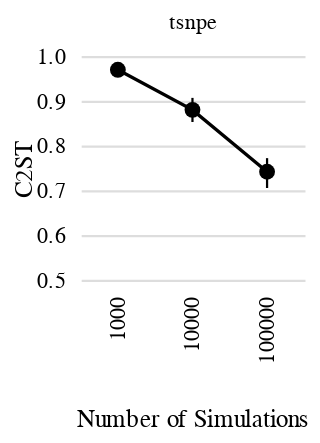

Source (notebook cell):
### Code cell
results_subset = df.query("task == 'slcp'")
fig_metric(results_subset, metric="C2ST")

### Figure 1 — Vega-Lite specification as saved in the notebook (floating-point values rounded to 4 significant figures)
{"config": {"view": {"strokeWidth": 0, "continuousHeight": 100, "discreteHeight": 100, "continuousWidth": 100, "discreteWidth": 100}, "axis": {"labelFontWeight": "normal", "titleFontWeight": "normal", "grid": false}, "header": {"labelFontWeight": "normal", "titleFontWeight": "normal", "labelOrient": "top", "titleOrient": "bottom"}, "legend": {"labelFontWeight": "normal", "titleFontWeight": "normal"}, "axisX": {"grid": false, "labelAngle": 270, "domain": false, "domainWidth": 0, "ticks": true, "tickWidth": 0, "minExtent": 0}, "axisY": {"domain": false, "domainWidth": 0, "ticks": true, "tickWidth": 0, "grid": true, "titlePadding": 0, "tickCount": 6.0}, "line": {"size": 1.5}, "point": {"size": 50}}, "data": {"name": "data-1e4efd71dda46259eb0966ee3f86a0ca"}, "facet": {"column": {"field": "algorithm", "header": {"labels": true}, "sort": null, "title": "Number of Simulations", "type": "nominal"}}, "spec": {"layer": [{"mark": "line", "encoding": {"color": {"field": "algorithm", "legend": null, "scale": {"domain": ["tsnpe"], "range": ["#000000"]}, "type": "nominal"}, "x": {"field": "num_simulations", "title": "", "type": "ordinal"}, "y": {"aggregate": "mean", "axis": {"title": "C2ST"}, "field": "C2ST", "scale": {"domain": [0.5, 1.0], "zero": false}, "type": "quantitative"}}}, {"mark": {"type": "point", "filled": true}, "encoding": {"color": {"field": "algorithm", "legend": null, "scale": {"domain": ["tsnpe"], "range": ["#000000"]}, "type": "nominal"}, "x": {"field": "num_simulations", "title": "", "type": "ordinal"}, "y": {"aggregate": "mean", "axis": {"title": "C2ST"}, "field": "C2ST", "scale": {"domain": [0.5, 1.0], "zero": false}, "type": "quantitative"}}}, {"mark": {"type": "errorbar", "extent": "ci"}, "encoding": {"color": {"field": "algorithm", "legend": null, "scale": {"domain": ["tsnpe"], "range": ["#000000"]}, "type": "nominal"}, "x": {"field": "num_simulations", "title": "", "type": "ordinal"}, "y": {"axis": {"title": "C2ST"}, "field": "C2ST", "scale": {"domain": [0.5, 1.0], "zero": false}, "type": "quantitative"}}}]}, "resolve": {"scale": {"x": "independent"}}, "spacing": 5, "$schema": "https://vega.github.io/schema/vega-lite/v4.17.0.json", "datasets": {"data-1e4efd71dda46259eb0966ee3f86a0ca": [{"task": "slcp", "num_simulations": 1000, "num_observation": 1, "algorithm": "tsnpe", "seed": 1819319777, "acceptance rate": "[1.0, 1.0, 1.0, 1.0, 1.0, 1.0, 1.0, 1.0, 1.0, 1.0]", "gt in support": "[1.0, 0.9872000217437744, 0.9836999773979187, 0.9854000210762024, 0.9854000210762024, 0.991599977016449, 0.9933000206947327, 0.9962999820709229, 0.9943000078201294, 0.9983000159263611]", "C2ST": 0.9832, "MMD": 0.1793, "MEDDIST": 18.28, "NLTP": null, "RT": 3.285, "num_simulations_simulator": 1000.0, "path": "/mnt/qb/macke/mdeistler57/tsnpe_collection/benchmark/notebooks/../results/2022_05_03/10_13_18_m/30", "folder": "30"}, {"task": "slcp", "num_simulations": 1000, "num_observation": 10, "algorithm": "tsnpe", "seed": 1239228660, "acceptance rate": "[1.0, 1.0, 1.0, 1.0, 1.0, 1.0, 1.0, 1.0, 1.0, 1.0]", "gt in support": "[1.0, 1.0, 1.0, 1.0, 1.0, 1.0, 0.9998000264167786, 0.9998999834060669, 0.9998999834060669, 0.9998999834060669]", "C2ST": 0.9583, "MMD": 0.2799, "MEDDIST": 7.842, "NLTP": null, "RT": 3.202, "num_simulations_simulator": 1000.0, "path": "/mnt/qb/macke/mdeistler57/tsnpe_collection/benchmark/notebooks/../results/2022_05_03/10_13_18_m/57", "folder": "57"}, {"task": "slcp", "num_simulations": 100000, "num_observation": 9, "algorithm": "tsnpe", "seed": 1724664730, "acceptance rate": "[1.0, 1.0, 1.0, 1.0, 1.0, 1.0, 1.0, 1.0, 1.0, 1.0]", "gt in support": "[1.0, 0.9973000288009644, 0.9980999827384949, 0.9995999932289124, 0.9998000264167786, 0.9994999766349792, 0.9997000098228455, 0.9997000098228455, 0.9987000226974487, 0.9997000098228455]", "C2ST": 0.7116, "MMD": 0.004352, "MEDDIST": 9.178, "NLTP": null, "RT": 177.0, "num_simulations_simulator": 100000.0, "path": "/mnt/qb/macke/mdeistler57/tsnpe_collection/benchmark/notebooks/../results/2022_05_03/10_13_18_m/56", "folder": "56"}, {"task": "slcp", "num_simulations": 10000, "num_observation": 9, "algorithm": "tsnpe", "seed": 878842941, "acceptance rate": "[1.0, 1.0, 1.0, 1.0, 1.0, 1.0, 1.0, 1.0, 1.0, 1.0]", "gt in support": "[1.0, 0.9973000288009644, 0.9944999814033508, 0.9812999963760376, 0.977400004863739, 0.9872999787330627, 0.9878000020980835, 0.989799976348877, 0.991599977016449, 0.9932000041007996]", "C2ST": 0.9071, "MMD": 0.1252, "MEDDIST": 9.975, "NLTP": null, "RT": 14.94, "num_simulations_simulator": 10000.0, "path": "/mnt/qb/macke/mdeistler57/tsnpe_collection/benchmark/notebooks/../results/2022_05_03/10_13_18_m/55", "folder": "55"}, {"task": "slcp", "num_simulations": 1000, "num_observation": 9, "algorithm": "tsnpe", "seed": 3891907692, "acceptance rate": "[1.0, 1.0, 1.0, 1.0, 1.0, 1.0, 1.0, 1.0, 1.0, 1.0]", "gt in support": "[1.0, 0.9980999827384949, 0.9979000091552734, 0.9988999962806702, 0.9988999962806702, 0.9983999729156494, 0.9983000159263611, 0.9983999729156494, 0.9986000061035156, 0.9987999796867371]", "C2ST": 0.946, "MMD": 0.1411, "MEDDIST": 9.499, "NLTP": null, "RT": 5.561, "num_simulations_simulator": 1000.0, "path": "/mnt/qb/macke/mdeistler57/tsnpe_collection/benchmark/notebooks/../results/2022_05_03/10_13_18_m/54", "folder": "54"}, {"task": "slcp", "num_simulations": 100000, "num_observation": 8, "algorithm": "tsnpe", "seed": 3632111455, "acceptance rate": "[1.0, 1.0, 1.0, 1.0, 1.0, 1.0, 1.0, 1.0, 1.0, 1.0]", "gt in support": "[1.0, 0.9538000226020813, 0.9879000186920166, 0.9771999716758728, 0.996999979019165, 0.9972000122070312, 0.9975000023841858, 0.9973000288009644, 0.9973999857902527, 0.9965000152587891]", "C2ST": 0.7365, "MMD": 0.007407, "MEDDIST": 24.42, "NLTP": null, "RT": 170.8, "num_simulations_simulator": 100000.0, "path": "/mnt/qb/macke/mdeistler57/tsnpe_collection/benchmark/notebooks/../results/2022_05_03/10_13_18_m/53", "folder": "53"}, {"task": "slcp", "num_simulations": 10000, "num_observation": 8, "algorithm": "tsnpe", "seed": 2436879678, "acceptance rate": "[1.0, 1.0, 1.0, 1.0, 1.0, 1.0, 1.0, 1.0, 1.0, 1.0]", "gt in support": "[1.0, 0.9448999762535095, 0.9083999991416931, 0.8349000215530396, 0.8996000289916992, 0.9363999962806702, 0.9801999926567078, 0.9764000177383423, 0.98089998960495, 0.973800003528595]", "C2ST": 0.8549, "MMD": 0.02317, "MEDDIST": 25.13, "NLTP": null, "RT": 17.36, "num_simulations_simulator": 10000.0, "path": "/mnt/qb/macke/mdeistler57/tsnpe_collection/benchmark/notebooks/../results/2022_05_03/10_13_18_m/52", "folder": "52"}, {"task": "slcp", "num_simulations": 1000, "num_observation": 8, "algorithm": "tsnpe", "seed": 164783932, "acceptance rate": "[1.0, 1.0, 1.0, 1.0, 1.0, 1.0, 1.0, 1.0, 1.0, 1.0]", "gt in support": "[1.0, 0.8246999979019165, 0.8438000082969666, 0.8446000218391418, 0.8371999859809875, 0.8515999913215637, 0.8751999735832214, 0.8815000057220459, 0.9330000281333923, 0.8982999920845032]", "C2ST": 0.9848, "MMD": 0.1547, "MEDDIST": 23.24, "NLTP": null, "RT": 3.385, "num_simulations_simulator": 1000.0, "path": "/mnt/qb/macke/mdeistler57/tsnpe_collection/benchmark/notebooks/../results/2022_05_03/10_13_18_m/51", "folder": "51"}, {"task": "slcp", "num_simulations": 100000, "num_observation": 7, "algorithm": "tsnpe", "seed": 1472129362, "acceptance rate": "[1.0, 1.0, 1.0, 1.0, 1.0, 1.0, 1.0, 1.0, 1.0, 1.0]", "gt in support": "[1.0, 0.9711999893188477, 0.980400025844574, 0.9904999732971191, 0.9868999719619751, 0.9855999946594238, 0.9879999756813049, 0.9922000169754028, 0.9926000237464905, 0.9934999942779541]", "C2ST": 0.7592, "MMD": 0.001394, "MEDDIST": 29.21, "NLTP": null, "RT": 169.4, "num_simulations_simulator": 100000.0, "path": "/mnt/qb/macke/mdeistler57/tsnpe_collection/benchmark/notebooks/../results/2022_05_03/10_13_18_m/50", "folder": "50"}, {"task": "slcp", "num_simulations": 10000, "num_observation": 7, "algorithm": "tsnpe", "seed": 194423231, "acceptance rate": "[1.0, 1.0, 1.0, 1.0, 1.0, 1.0, 1.0, 1.0, 1.0, 1.0]", "gt in support": "[1.0, 0.9621000289916992, 0.9908000230789185, 0.5181000232696533, 0.7871000170707703, 0.8389000296592712, 0.8794999718666077, 0.8550000190734863, 0.8982999920845032, 0.9409000277519226]", "C2ST": 0.9633, "MMD": 0.1495, "MEDDIST": 31.3, "NLTP": null, "RT": 15.62, "num_simulations_simulator": 10000.0, "path": "/mnt/qb/macke/mdeistler57/tsnpe_collection/benchmark/notebooks/../results/2022_05_03/10_13_18_m/49", "folder": "49"}, {"task": "slcp", "num_simulations": 1000, "num_observation": 7, "algorithm": "tsnpe", "seed": 1784479923, "acceptance rate": "[1.0, 1.0, 1.0, 1.0, 1.0, 1.0, 1.0, 1.0, 1.0, 1.0]", "gt in support": "[1.0, 0.9976000189781189, 0.9976000189781189, 0.9973000288009644, 0.9966999888420105, 0.9976000189781189, 0.9984999895095825, 0.9986000061035156, 0.9998999834060669, 0.9995999932289124]", "C2ST": 0.9916, "MMD": 0.06791, "MEDDIST": 26.57, "NLTP": null, "RT": 4.223, "num_simulations_simulator": 1000.0, "path": "/mnt/qb/macke/mdeistler57/tsnpe_collection/benchmark/notebooks/../results/2022_05_03/10_13_18_m/48", "folder": "48"}, {"task": "slcp", "num_simulations": 100000, "num_observation": 6, "algorithm": "tsnpe", "seed": 4079886407, "acceptance rate": "[1.0, 1.0, 1.0, 1.0, 1.0, 1.0, 1.0, 1.0, 1.0, 1.0]", "gt in support": "[1.0, 0.9998999834060669, 1.0, 0.9998999834060669, 0.9998999834060669, 0.9998999834060669, 0.9976000189781189, 0.9983000159263611, 0.9976999759674072, 0.996399998664856]", "C2ST": 0.7789, "MMD": 0.01048, "MEDDIST": 10.17, "NLTP": null, "RT": 193.3, "num_simulations_simulator": 100000.0, "path": "/mnt/qb/macke/mdeistler57/tsnpe_collection/benchmark/notebooks/../results/2022_05_03/10_13_18_m/47", "folder": "47"}, {"task": "slcp", "num_simulations": 10000, "num_observation": 6, "algorithm": "tsnpe", "seed": 3007844118, "acceptance rate": "[1.0, 1.0, 1.0, 1.0, 1.0, 1.0, 1.0, 1.0, 1.0, 1.0]", "gt in support": "[1.0, 0.9998000264167786, 0.995199978351593, 0.9962999820709229, 0.998199999332428, 0.9993000030517578, 0.9994000196456909, 0.9991999864578247, 0.9993000030517578, 0.9995999932289124]", "C2ST": 0.8646, "MMD": 0.02294, "MEDDIST": 11.76, "NLTP": null, "RT": 15.8, "num_simulations_simulator": 10000.0, "path": "/mnt/qb/macke/mdeistler57/tsnpe_collection/benchmark/notebooks/../results/2022_05_03/10_13_18_m/46", "folder": "46"}, {"task": "slcp", "num_simulations": 10000, "num_observation": 10, "algorithm": "tsnpe", "seed": 4217539046, "acceptance rate": "[1.0, 1.0, 1.0, 1.0, 1.0, 1.0, 1.0, 1.0, 1.0, 1.0]", "gt in support": "[1.0, 1.0, 1.0, 0.9994000196456909, 0.9979000091552734, 0.9950000047683716, 0.9922999739646912, 0.9914000034332275, 0.9922000169754028, 0.9901000261306763]", "C2ST": 0.821, "MMD": 0.06733, "MEDDIST": 2.068, "NLTP": null, "RT": 15.38, "num_simulations_simulator": 10000.0, "path": "/mnt/qb/macke/mdeistler57/tsnpe_collection/benchmark/notebooks/../results/2022_05_03/10_13_18_m/58", "folder": "58"}, {"task": "slcp", "num_simulations": 1000, "num_observation": 6, "algorithm": "tsnpe", "seed": 1676706481, "acceptance rate": "[1.0, 1.0, 1.0, 1.0, 1.0, 1.0, 1.0, 1.0, 1.0, 1.0]", "gt in support": "[1.0, 0.9869999885559082, 0.9886999726295471, 0.9957000017166138, 0.993399977684021, 0.9958000183105469, 0.9969000220298767, 0.9977999925613403, 0.9976999759674072, 0.9965000152587891]", "C2ST": 0.9533, "MMD": 0.1033, "MEDDIST": 9.387, "NLTP": null, "RT": 3.995, "num_simulations_simulator": 1000.0, "path": "/mnt/qb/macke/mdeistler57/tsnpe_collection/benchmark/notebooks/../results/2022_05_03/10_13_18_m/45", "folder": "45"}, {"task": "slcp", "num_simulations": 10000, "num_observation": 5, "algorithm": "tsnpe", "seed": 3149798891, "acceptance rate": "[1.0, 1.0, 1.0, 1.0, 1.0, 1.0, 1.0, 1.0, 1.0, 1.0]", "gt in support": "[1.0, 0.993399977684021, 0.9090999960899353, 0.8628000020980835, 0.843999981880188, 0.8845000267028809, 0.9700999855995178, 0.9447000026702881, 0.9735000133514404, 0.9995999932289124]", "C2ST": 0.8343, "MMD": 0.02448, "MEDDIST": 23.07, "NLTP": null, "RT": 14.5, "num_simulations_simulator": 10000.0, "path": "/mnt/qb/macke/mdeistler57/tsnpe_collection/benchmark/notebooks/../results/2022_05_03/10_13_18_m/43", "folder": "43"}, {"task": "slcp", "num_simulations": 1000, "num_observation": 5, "algorithm": "tsnpe", "seed": 1313561657, "acceptance rate": "[1.0, 1.0, 1.0, 1.0, 1.0, 1.0, 1.0, 1.0, 1.0, 1.0]", "gt in support": "[1.0, 0.9258000254631042, 0.9480999708175659, 0.9261999726295471, 0.9440000057220459, 0.9114999771118164, 0.9035000205039978, 0.9315999746322632, 0.9085999727249146, 0.9053000211715698]", "C2ST": 0.9462, "MMD": 0.1121, "MEDDIST": 18.93, "NLTP": null, "RT": 3.385, "num_simulations_simulator": 1000.0, "path": "/mnt/qb/macke/mdeistler57/tsnpe_collection/benchmark/notebooks/../results/2022_05_03/10_13_18_m/42", "folder": "42"}, {"task": "slcp", "num_simulations": 100000, "num_observation": 4, "algorithm": "tsnpe", "seed": 1616902765, "acceptance rate": "[1.0, 1.0, 1.0, 1.0, 1.0, 1.0, 1.0, 1.0, 1.0, 1.0]", "gt in support": "[1.0, 0.9995999932289124, 0.9995999932289124, 0.9988999962806702, 0.9984999895095825, 0.9977999925613403, 0.9965000152587891, 0.9954000115394592, 0.9952999949455261, 0.9937999844551086]", "C2ST": 0.7526, "MMD": 0.005255, "MEDDIST": 3.199, "NLTP": null, "RT": 155.5, "num_simulations_simulator": 100000.0, "path": "/mnt/qb/macke/mdeistler57/tsnpe_collection/benchmark/notebooks/../results/2022_05_03/10_13_18_m/41", "folder": "41"}, {"task": "slcp", "num_simulations": 10000, "num_observation": 4, "algorithm": "tsnpe", "seed": 1218746666, "acceptance rate": "[1.0, 1.0, 1.0, 1.0, 1.0, 1.0, 1.0, 1.0, 1.0, 1.0]", "gt in support": "[1.0, 1.0, 0.9997000098228455, 0.9977999925613403, 0.9970999956130981, 0.9983000159263611, 0.9980999827384949, 0.9988999962806702, 0.9965999722480774, 0.996999979019165]", "C2ST": 0.88, "MMD": 0.1083, "MEDDIST": 3.288, "NLTP": null, "RT": 16.31, "num_simulations_simulator": 10000.0, "path": "/mnt/qb/macke/mdeistler57/tsnpe_collection/benchmark/notebooks/../results/2022_05_03/10_13_18_m/40", "folder": "40"}, {"task": "slcp", "num_simulations": 1000, "num_observation": 4, "algorithm": "tsnpe", "seed": 674072309, "acceptance rate": "[1.0, 1.0, 1.0, 1.0, 1.0, 1.0, 1.0, 1.0, 1.0, 1.0]", "gt in support": "[1.0, 1.0, 0.9998000264167786, 0.9998000264167786, 0.9998000264167786, 0.9998000264167786, 0.9998999834060669, 0.9998999834060669, 1.0, 0.9998999834060669]", "C2ST": 0.989, "MMD": 0.249, "MEDDIST": 8.284, "NLTP": null, "RT": 3.135, "num_simulations_simulator": 1000.0, "path": "/mnt/qb/macke/mdeistler57/tsnpe_collection/benchmark/notebooks/../results/2022_05_03/10_13_18_m/39", "folder": "39"}, {"task": "slcp", "num_simulations": 100000, "num_observation": 3, "algorithm": "tsnpe", "seed": 3767775513, "acceptance rate": "[1.0, 1.0, 1.0, 1.0, 1.0, 1.0, 1.0, 1.0, 1.0, 1.0]", "gt in support": "[1.0, 0.9979000091552734, 0.9980999827384949, 0.9983999729156494, 0.9980999827384949, 0.9987999796867371, 0.998199999332428, 0.9969000220298767, 0.9966999888420105, 0.9973999857902527]", "C2ST": 0.6221, "MMD": 0.001268, "MEDDIST": 26.63, "NLTP": null, "RT": 167.2, "num_simulations_simulator": 100000.0, "path": "/mnt/qb/macke/mdeistler57/tsnpe_collection/benchmark/notebooks/../results/2022_05_03/10_13_18_m/38", "folder": "38"}, {"task": "slcp", "num_simulations": 10000, "num_observation": 3, "algorithm": "tsnpe", "seed": 1357560408, "acceptance rate": "[1.0, 1.0, 1.0, 1.0, 1.0, 1.0, 1.0, 1.0, 1.0, 1.0]", "gt in support": "[1.0, 0.996999979019165, 0.9814000129699707, 0.9837999939918518, 0.9782000184059143, 0.9832000136375427, 0.9776999950408936, 0.9760000109672546, 0.9624000191688538, 0.9909999966621399]", "C2ST": 0.8268, "MMD": 0.03029, "MEDDIST": 25.69, "NLTP": null, "RT": 17.36, "num_simulations_simulator": 10000.0, "path": "/mnt/qb/macke/mdeistler57/tsnpe_collection/benchmark/notebooks/../results/2022_05_03/10_13_18_m/37", "folder": "37"}, {"task": "slcp", "num_simulations": 1000, "num_observation": 3, "algorithm": "tsnpe", "seed": 658031696, "acceptance rate": "[1.0, 1.0, 1.0, 1.0, 1.0, 1.0, 1.0, 1.0, 1.0, 1.0]", "gt in support": "[1.0, 0.9269999861717224, 0.9552000164985657, 0.9882000088691711, 0.9713000059127808, 0.9704999923706055, 0.9575999975204468, 0.9567000269889832, 0.9294000267982483, 0.9064000248908997]", "C2ST": 0.9569, "MMD": 0.09884, "MEDDIST": 22.43, "NLTP": null, "RT": 3.268, "num_simulations_simulator": 1000.0, "path": "/mnt/qb/macke/mdeistler57/tsnpe_collection/benchmark/notebooks/../results/2022_05_03/10_13_18_m/36", "folder": "36"}, {"task": "slcp", "num_simulations": 10000, "num_observation": 2, "algorithm": "tsnpe", "seed": 500008690, "acceptance rate": "[1.0, 1.0, 1.0, 1.0, 1.0, 1.0, 1.0, 1.0, 1.0, 1.0]", "gt in support": "[1.0, 0.994700014591217, 0.9812999963760376, 0.9684000015258789, 0.9711999893188477, 0.9932000041007996, 0.996399998664856, 0.9979000091552734, 0.9968000054359436, 0.9994999766349792]", "C2ST": 0.9108, "MMD": 0.07315, "MEDDIST": 23.78, "NLTP": null, "RT": 14.98, "num_simulations_simulator": 10000.0, "path": "/mnt/qb/macke/mdeistler57/tsnpe_collection/benchmark/notebooks/../results/2022_05_03/10_13_18_m/34", "folder": "34"}, {"task": "slcp", "num_simulations": 1000, "num_observation": 2, "algorithm": "tsnpe", "seed": 417169642, "acceptance rate": "[1.0, 1.0, 1.0, 1.0, 1.0, 1.0, 1.0, 1.0, 1.0, 1.0]", "gt in support": "[1.0, 0.9668999910354614, 0.97079998254776, 0.9135000109672546, 0.92330002784729, 0.9359999895095825, 0.9355999827384949, 0.9399999976158142, 0.9046000242233276, 0.895799994468689]", "C2ST": 0.9815, "MMD": 0.2027, "MEDDIST": 19.39, "NLTP": null, "RT": 3.213, "num_simulations_simulator": 1000.0, "path": "/mnt/qb/macke/mdeistler57/tsnpe_collection/benchmark/notebooks/../results/2022_05_03/10_13_18_m/33", "folder": "33"}, {"task": "slcp", "num_simulations": 100000, "num_observation": 1, "algorithm": "tsnpe", "seed": 1570828791, "acceptance rate": "[1.0, 1.0, 1.0, 1.0, 1.0, 1.0, 1.0, 1.0, 1.0, 1.0]", "gt in support": "[1.0, 0.9898999929428101, 0.9975000023841858, 1.0, 1.0, 1.0, 1.0, 1.0, 1.0, 1.0]", "C2ST": 0.8141, "MMD": 0.01333, "MEDDIST": 19.49, "NLTP": null, "RT": 171.8, "num_simulations_simulator": 100000.0, "path": "/mnt/qb/macke/mdeistler57/tsnpe_collection/benchmark/notebooks/../results/2022_05_03/10_13_18_m/32", "folder": "32"}, {"task": "slcp", "num_simulations": 10000, "num_observation": 1, "algorithm": "tsnpe", "seed": 2797133675, "acceptance rate": "[1.0, 1.0, 1.0, 1.0, 1.0, 1.0, 1.0, 1.0, 1.0, 1.0]", "gt in support": "[1.0, 0.9677000045776367, 0.9872999787330627, 0.9980000257492065, 0.9957000017166138, 0.9925000071525574, 0.9955999851226807, 0.9948999881744385, 0.9972000122070312, 0.9972000122070312]", "C2ST": 0.9325, "MMD": 0.09741, "MEDDIST": 19.71, "NLTP": null, "RT": 15.51, "num_simulations_simulator": 10000.0, "path": "/mnt/qb/macke/mdeistler57/tsnpe_collection/benchmark/notebooks/../results/2022_05_03/10_13_18_m/31", "folder": "31"}, {"task": "slcp", "num_simulations": 100000, "num_observation": 5, "algorithm": "tsnpe", "seed": 1057090702, "acceptance rate": "[1.0, 1.0, 1.0, 1.0, 1.0, 1.0, 1.0, 1.0, 1.0, 1.0]", "gt in support": "[1.0, 0.9769999980926514, 0.996399998664856, 0.9962000250816345, 0.9948999881744385, 0.9975000023841858, 0.9983000159263611, 0.9976000189781189, 0.9990000128746033, 0.9980999827384949]", "C2ST": 0.7473, "MMD": 0.004694, "MEDDIST": 23.64, "NLTP": null, "RT": 159.2, "num_simulations_simulator": 100000.0, "path": "/mnt/qb/macke/mdeistler57/tsnpe_collection/benchmark/notebooks/../results/2022_05_03/10_13_18_m/44", "folder": "44"}, {"task": "slcp", "num_simulations": 100000, "num_observation": 10, "algorithm": "tsnpe", "seed": 975672434, "acceptance rate": "[1.0, 1.0, 1.0, 1.0, 1.0, 1.0, 1.0, 1.0, 1.0, 1.0]", "gt in support": "[1.0, 0.9977999925613403, 0.9945999979972839, 0.9864000082015991, 0.9872999787330627, 0.9854000210762024, 0.9832000136375427, 0.9861999750137329, 0.9857000112533569, 0.9853000044822693]", "C2ST": 0.749, "MMD": 0.04663, "MEDDIST": 1.961, "NLTP": null, "RT": 150.7, "num_simulations_simulator": 100000.0, "path": "/mnt/qb/macke/mdeistler57/tsnpe_collection/benchmark/notebooks/../results/2022_05_03/10_13_18_m/59", "folder": "59"}]}}
